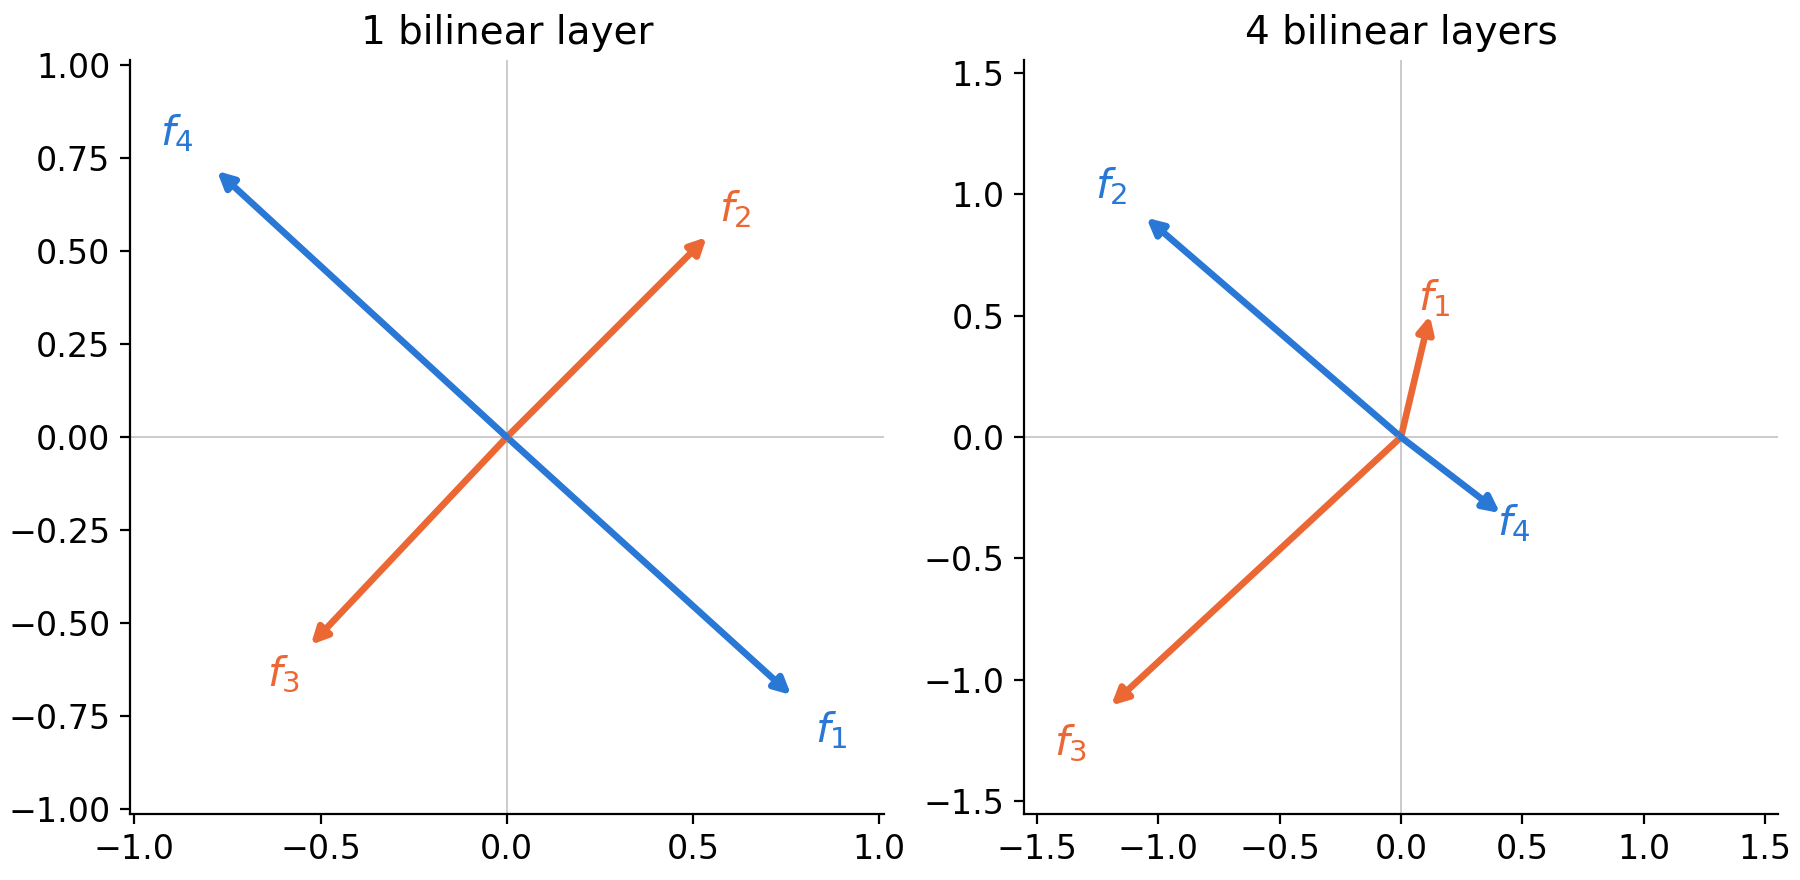

Reproduce this figure in Python.
# Representative trained encoder geometries, 1 vs 4 bilinear MLPs: the modal strategy of each
# architecture, its best-eval seed; also a standalone copy of the 1-layer panel (gallery_bilinear1).
# Also prints the strategy table of the write-up (20 runs per row).
# Run from the repo root: python -m figures.gallery
from collections import Counter
from pathlib import Path

import matplotlib

matplotlib.use("Agg")
import matplotlib.pyplot as plt

from common import BLUE, MUTED, ORANGE, all_runs, classify

OUT = Path("figures/gallery")
PBLUE = "#3A82B5"
TABLE = (("symmetric pairs", ("neither",)), ("asymmetric pairs", ("asymmetry only",)),
         ("asymmetric + opened pairs", ("asymmetry + tilt",)),
         ("other", ("tilt only", "sacrificed feature", "other geometry")))

plt.rcParams.update({"font.size": 12, "axes.titlesize": 14})
runs = all_runs()


def draw(ax, arch, title):
    recs = runs[arch]
    # Counter is a dictionary that counts how many times each value appears in whatever you feed
    # it: fed the 20 runs' strategy labels it gives e.g. {"neither": 19, "other geometry": 1},
    # and .most_common(1) returns [("neither", 19)], which [0][0] unwraps to the label itself
    modal = Counter(classify(r["m"]) for r in recs).most_common(1)[0][0]
    rec = min((r for r in recs if classify(r["m"]) == modal), key=lambda r: r["eval_mse"])
    W, m = rec["W"], rec["m"]
    color = {i: MUTED for i in range(4)}
    for pair, c in zip(m["pairs"], (BLUE, ORANGE)):
        color[pair["pair"][0]] = color[pair["pair"][1]] = c
    lim = 1.3 * W.abs().max().item()
    for i in range(4):
        ax.annotate("", xy=(W[0, i].item(), W[1, i].item()), xytext=(0, 0),
                    arrowprops=dict(arrowstyle="-|>", color=color[i], lw=2.4, shrinkA=0, shrinkB=0))
        ax.text(1.14 * W[0, i].item(), 1.14 * W[1, i].item(), f"$f_{i + 1}$", color=color[i], fontsize=15, ha="center", va="center")
    ax.axhline(0, color=MUTED, lw=0.6, alpha=0.5, zorder=0)
    ax.axvline(0, color=MUTED, lw=0.6, alpha=0.5, zorder=0)
    ax.set_xlim(-lim, lim)
    ax.set_ylim(-lim, lim)
    ax.set_aspect("equal")
    ax.set_title(title)
    ax.spines[["top", "right"]].set_visible(False)
    return modal, rec


fig, axes = plt.subplots(1, 2, figsize=(9.0, 4.4), layout="constrained")
for ax, (arch, title) in zip(axes, (("bilinear1", "1 bilinear layer"), ("bilinear4", "4 bilinear layers"))):
    modal, rec = draw(ax, arch, title)
    print(f"{arch}: seed {rec['seed']}, class {modal}, eval MSE {rec['eval_mse']:.4f}")
fig.savefig(OUT.with_suffix(".pdf"))
fig.savefig(OUT.with_suffix(".png"), dpi=200)

fig, ax = plt.subplots(figsize=(4.6, 4.4), layout="constrained")
draw(ax, "bilinear1", "")
ax.axis("off")
fig.savefig(OUT.with_name("gallery_bilinear1.pdf"))
fig.savefig(OUT.with_name("gallery_bilinear1.png"), dpi=200)

print("\n| model | " + " | ".join(name for name, _ in TABLE) + " |")
for arch in ("relu_tied", "bilinear1", "bilinear2", "bilinear3", "bilinear4"):
    counts = Counter(classify(r["m"]) for r in runs[arch])
    print(f"| {arch} | " + " | ".join(str(sum(counts[k] for k in keys)) for _, keys in TABLE) + " |")
